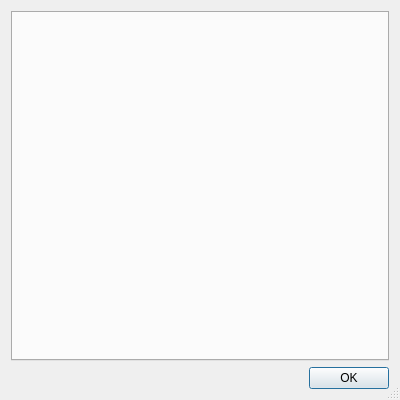
<?xml version="1.0" encoding="UTF-8"?>
<ui version="4.0">
 <class>Dialog</class>
 <widget class="QDialog" name="Dialog">
  <property name="geometry">
   <rect>
    <x>0</x>
    <y>0</y>
    <width>400</width>
    <height>400</height>
   </rect>
  </property>
  <property name="minimumSize">
   <size>
    <width>400</width>
    <height>400</height>
   </size>
  </property>
  <property name="windowTitle">
   <string>Settings</string>
  </property>
  <property name="sizeGripEnabled">
   <bool>true</bool>
  </property>
  <layout class="QVBoxLayout" name="verticalLayout">
   <item>
    <widget class="QTabWidget" name="tabs">
     <property name="tabShape">
      <enum>QTabWidget::Rounded</enum>
     </property>
     <property name="currentIndex">
      <number>-1</number>
     </property>
     <property name="tabBarAutoHide">
      <bool>false</bool>
     </property>
    </widget>
   </item>
   <item>
    <widget class="QDialogButtonBox" name="buttonBox">
     <property name="orientation">
      <enum>Qt::Horizontal</enum>
     </property>
     <property name="standardButtons">
      <set>QDialogButtonBox::Ok</set>
     </property>
    </widget>
   </item>
  </layout>
 </widget>
 <resources/>
 <connections>
  <connection>
   <sender>buttonBox</sender>
   <signal>accepted()</signal>
   <receiver>Dialog</receiver>
   <slot>accept()</slot>
   <hints>
    <hint type="sourcelabel">
     <x>248</x>
     <y>254</y>
    </hint>
    <hint type="destinationlabel">
     <x>157</x>
     <y>274</y>
    </hint>
   </hints>
  </connection>
  <connection>
   <sender>buttonBox</sender>
   <signal>rejected()</signal>
   <receiver>Dialog</receiver>
   <slot>reject()</slot>
   <hints>
    <hint type="sourcelabel">
     <x>316</x>
     <y>260</y>
    </hint>
    <hint type="destinationlabel">
     <x>286</x>
     <y>274</y>
    </hint>
   </hints>
  </connection>
 </connections>
</ui>
